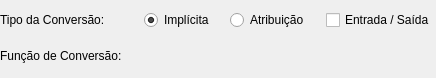
<?xml version="1.0" encoding="UTF-8"?>
<ui version="4.0">
 <class>ConversaoTipoWidget</class>
 <widget class="QWidget" name="ConversaoTipoWidget">
  <property name="geometry">
   <rect>
    <x>0</x>
    <y>0</y>
    <width>436</width>
    <height>78</height>
   </rect>
  </property>
  <property name="minimumSize">
   <size>
    <width>0</width>
    <height>0</height>
   </size>
  </property>
  <property name="windowTitle">
   <string>Form</string>
  </property>
  <layout class="QGridLayout" name="convtipo_grid">
   <property name="margin">
    <number>0</number>
   </property>
   <item row="0" column="0">
    <widget class="QLabel" name="tipoconv_lbl">
     <property name="sizePolicy">
      <sizepolicy hsizetype="Fixed" vsizetype="Fixed">
       <horstretch>0</horstretch>
       <verstretch>0</verstretch>
      </sizepolicy>
     </property>
     <property name="minimumSize">
      <size>
       <width>121</width>
       <height>0</height>
      </size>
     </property>
     <property name="maximumSize">
      <size>
       <width>121</width>
       <height>16777215</height>
      </size>
     </property>
     <property name="text">
      <string>Tipo da Conversão:</string>
     </property>
    </widget>
   </item>
   <item row="0" column="1">
    <widget class="QRadioButton" name="implicita_rb">
     <property name="sizePolicy">
      <sizepolicy hsizetype="Fixed" vsizetype="Fixed">
       <horstretch>0</horstretch>
       <verstretch>0</verstretch>
      </sizepolicy>
     </property>
     <property name="minimumSize">
      <size>
       <width>80</width>
       <height>0</height>
      </size>
     </property>
     <property name="maximumSize">
      <size>
       <width>80</width>
       <height>16777215</height>
      </size>
     </property>
     <property name="text">
      <string>Implícita</string>
     </property>
     <property name="checked">
      <bool>true</bool>
     </property>
    </widget>
   </item>
   <item row="0" column="2">
    <widget class="QRadioButton" name="atribuicao_rb">
     <property name="sizePolicy">
      <sizepolicy hsizetype="Fixed" vsizetype="Fixed">
       <horstretch>0</horstretch>
       <verstretch>0</verstretch>
      </sizepolicy>
     </property>
     <property name="minimumSize">
      <size>
       <width>90</width>
       <height>0</height>
      </size>
     </property>
     <property name="maximumSize">
      <size>
       <width>80</width>
       <height>16777215</height>
      </size>
     </property>
     <property name="text">
      <string>Atribuição</string>
     </property>
    </widget>
   </item>
   <item row="0" column="3">
    <widget class="QCheckBox" name="entradasaida_chk">
     <property name="sizePolicy">
      <sizepolicy hsizetype="Minimum" vsizetype="Fixed">
       <horstretch>0</horstretch>
       <verstretch>0</verstretch>
      </sizepolicy>
     </property>
     <property name="text">
      <string>Entrada / Saída</string>
     </property>
    </widget>
   </item>
   <item row="1" column="0">
    <widget class="QLabel" name="funcconv_lbl">
     <property name="sizePolicy">
      <sizepolicy hsizetype="Fixed" vsizetype="Fixed">
       <horstretch>0</horstretch>
       <verstretch>0</verstretch>
      </sizepolicy>
     </property>
     <property name="minimumSize">
      <size>
       <width>138</width>
       <height>0</height>
      </size>
     </property>
     <property name="maximumSize">
      <size>
       <width>121</width>
       <height>16777215</height>
      </size>
     </property>
     <property name="text">
      <string>Função de Conversão:</string>
     </property>
    </widget>
   </item>
   <item row="1" column="1" colspan="3">
    <spacer name="horizontalSpacer">
     <property name="orientation">
      <enum>Qt::Horizontal</enum>
     </property>
     <property name="sizeHint" stdset="0">
      <size>
       <width>40</width>
       <height>20</height>
      </size>
     </property>
    </spacer>
   </item>
  </layout>
 </widget>
 <resources/>
 <connections/>
</ui>
